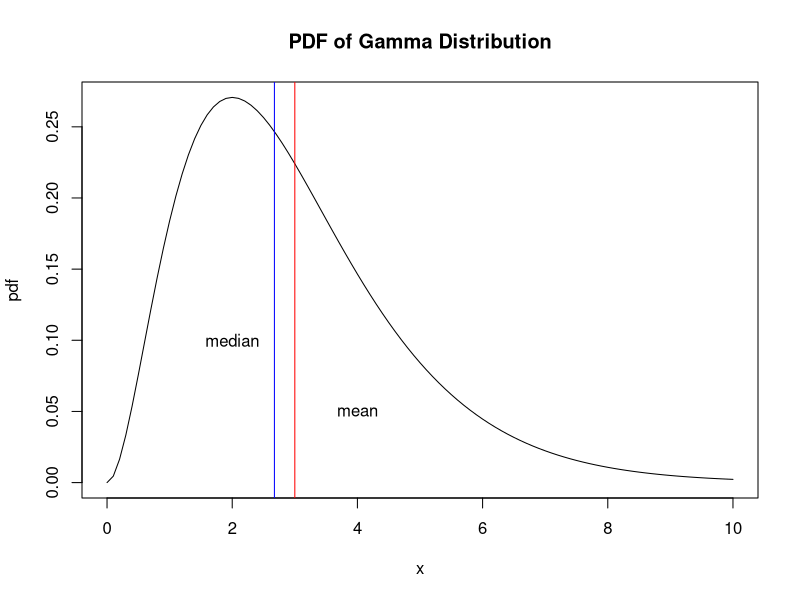
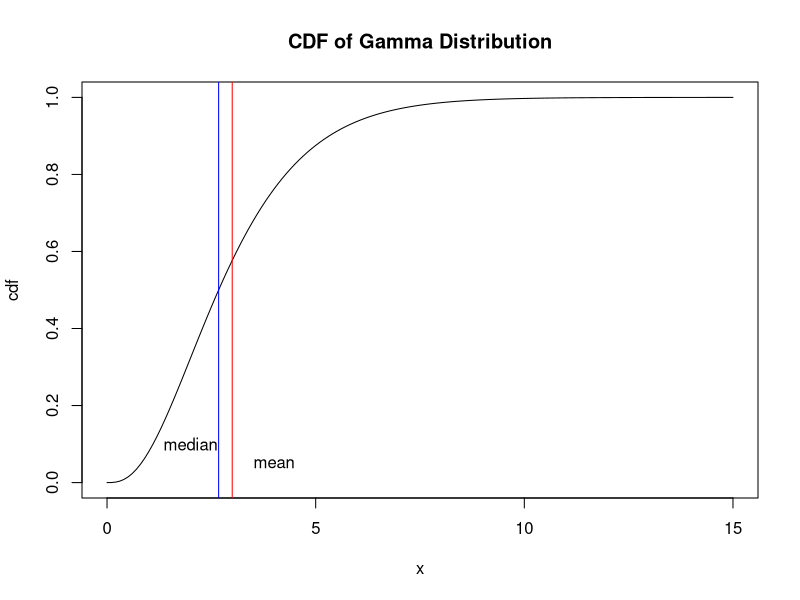
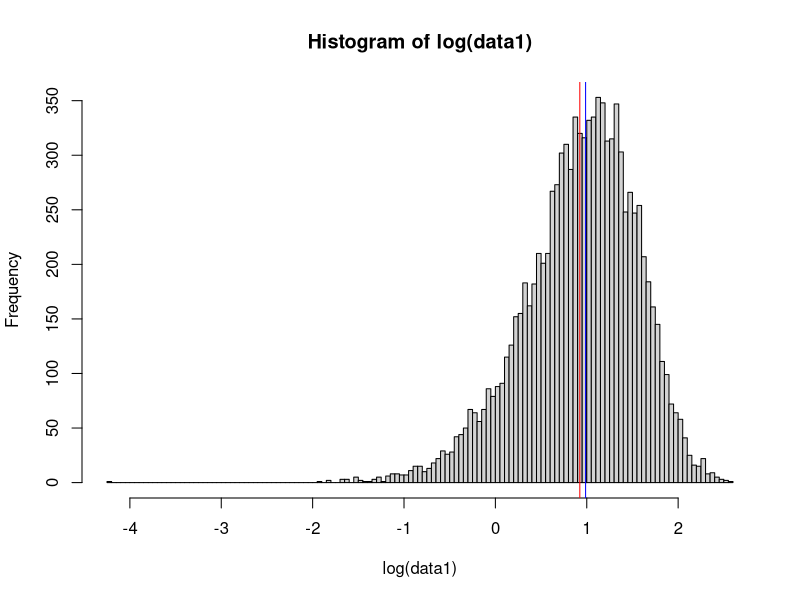
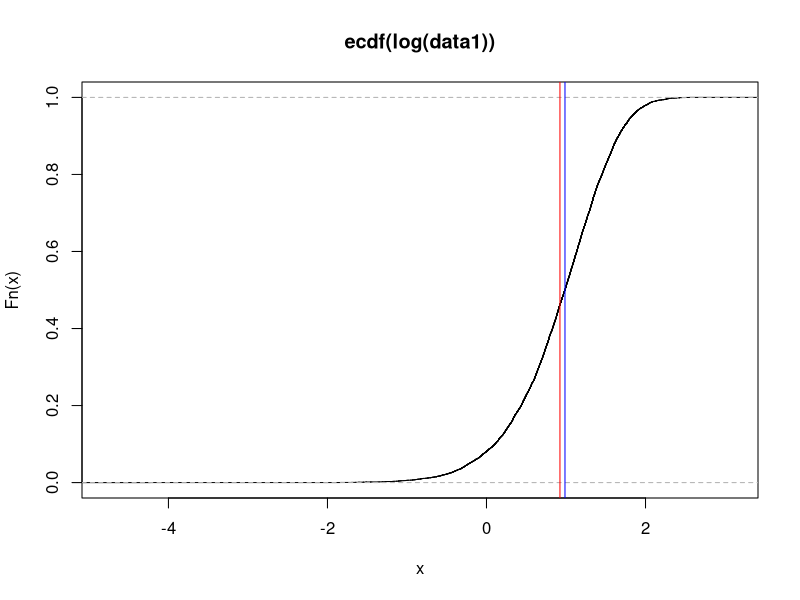
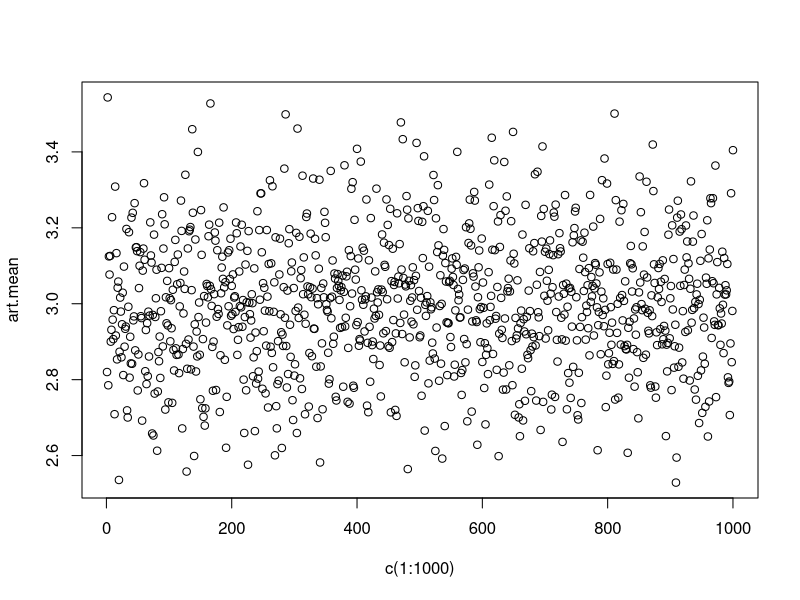
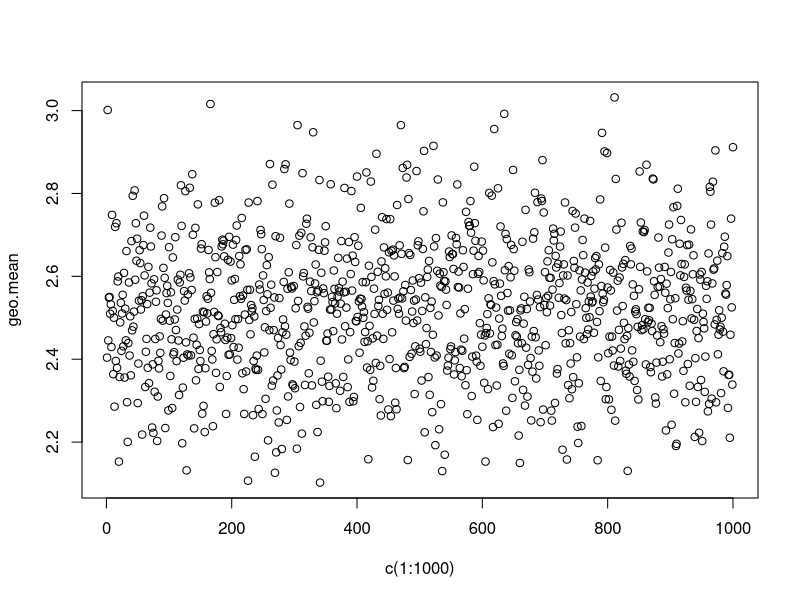
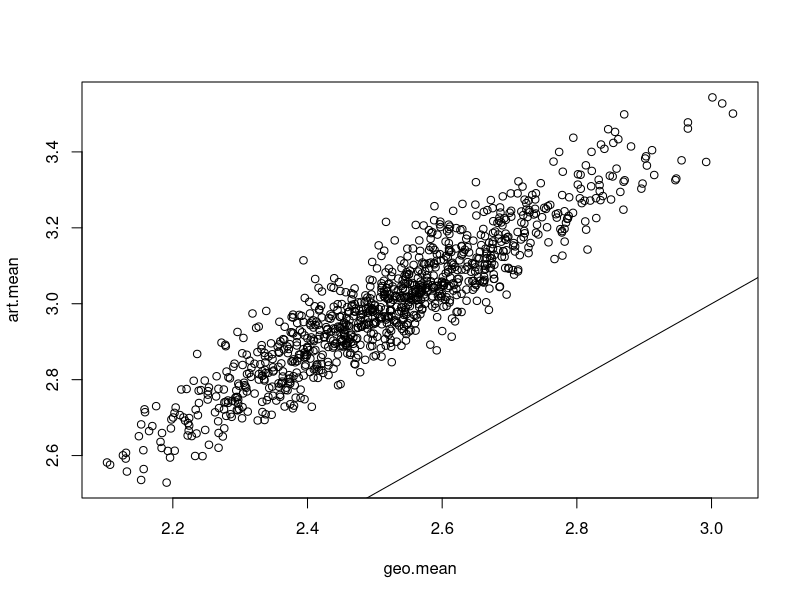
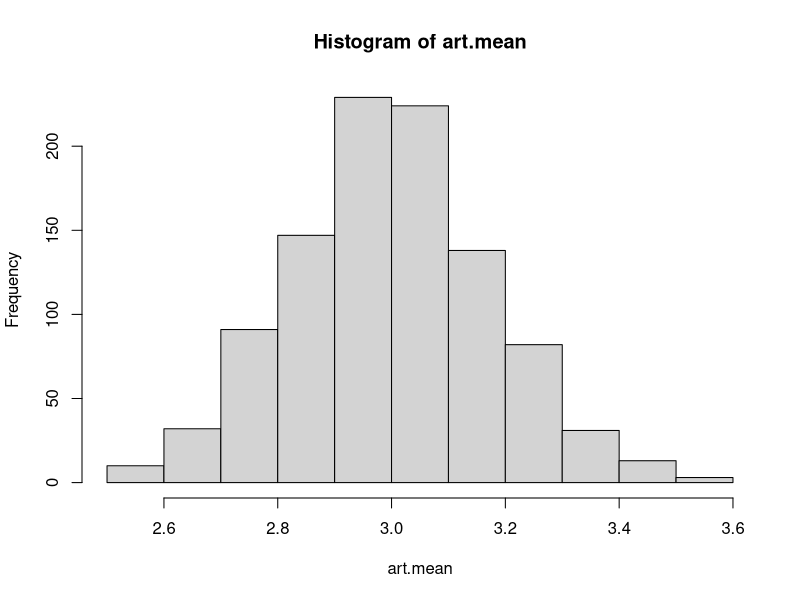

The R source for these figures, in order:
## ---- chunk 1
knitr::opts_chunk$set(echo=TRUE, warning=FALSE, message=FALSE)
## ---- chunk 2
shape=3
scale=1
x=seq(0,10,by=0.1)

pdf=dgamma(x,shape,scale)
mean.gam1=shape*scale
median.gam1=qgamma(0.5,shape,scale)

plot(x,pdf,type = "l",main="PDF of Gamma Distribution")
#Mark the mean
abline(v=mean.gam1,col="red")
text(4, .05, "mean")
#Mark the median
abline(v=median.gam1,col="blue")
text(2, .1, "median")
## ---- chunk 3
x=seq(0,15,by=0.1)

cdf=pgamma(x,shape,scale)
plot(x,cdf,type = "l",main="CDF of Gamma Distribution")
#Mark the mean
abline(v=mean.gam1,col="red")
text(4, .05, "mean")
#Mark the median
abline(v=median.gam1,col="blue")
text(2, .1, "median")
## ---- chunk 4
data1=rgamma(10000,shape,scale)

#hist(data1,breaks=100)

hist(log(data1),breaks=100)
abline(v=mean(log(data1)),col="red")
abline(v=median(log(data1)),col="blue")

## ---- chunk 5
plot(ecdf(log(data1)))
abline(v=mean(log(data1)),col="red")
abline(v=median(log(data1)),col="blue")
## ---- chunk 6
art.mean=NA
geo.mean=NA
for (i in 1:1000){
  data2=rgamma(100,shape,scale)
  art.mean[i]=mean(data2)
  geo.mean[i]=exp(mean(log(data2)))
}

plot(c(1:1000),art.mean)
plot(c(1:1000),geo.mean)
## ---- chunk 7
plot(geo.mean,art.mean)
abline(0,1)
## ---- chunk 8
hist(art.mean)
hist(geo.mean)
## ---- chunk 9
lnmean=-1
lnsd=1
x=seq(0,10,by=0.01)

pdf=dlnorm(x,lnmean,lnsd)
mean.gam2=exp(lnmean+lnsd^2/2)
median.gam2=qlnorm(0.5,lnmean,lnsd)

plot(x,pdf,type = "l",main="PDF of Log Normal Distribution")
#Mark the mean
abline(v=mean.gam2,col="red")

#Mark the median
abline(v=median.gam2,col="blue")

## ---- chunk 10
x=seq(0,15,by=0.1)

cdf=plnorm(x,lnmean,lnsd)
plot(x,cdf,type = "l",main="CDF of Log Normal Distribution")
#Mark the mean
abline(v=mean.gam2,col="red")

#Mark the median
abline(v=median.gam2,col="blue")
## ---- chunk 11
data3=rlnorm(10000,lnmean,lnsd)

#hist(data1,breaks=100)

hist(log(data3),breaks=100)
abline(v=mean(log(data3)),col="red")
abline(v=median(log(data3)),col="blue")

## ---- chunk 12
plot(ecdf(log(data3)))
abline(v=mean(log(data3)),col="red")
abline(v=median(log(data3)),col="blue")
## ---- chunk 13
art.mean=NA
geo.mean=NA
for (i in 1:1000){
  data4=rlnorm(100,lnmean,lnsd)
  art.mean[i]=mean(data4)
  geo.mean[i]=exp(mean(log(data4)))
}

plot(c(1:1000),art.mean)
plot(c(1:1000),geo.mean)
## ---- chunk 14
plot(geo.mean,art.mean)
abline(0,1)
## ---- chunk 15
hist(art.mean)
hist(geo.mean)
## ---- chunk 16
min=0
max=12
x=seq(-5,15,by=0.01)

pdf=dunif(x,min,max)
mean.gam3=(min+max)/2
median.gam3=qunif(0.5,min,max)

plot(x,pdf,type = "l",main="PDF of Uniform Distribution")
#Mark the mean
abline(v=mean.gam3,col="red")

#Mark the median
abline(v=median.gam3,col="blue")

## ---- chunk 17
x=seq(-5,15,by=0.1)

cdf=punif(x,min,max)
plot(x,cdf,type = "l",main="CDF of Uniform Distribution")
#Mark the mean
abline(v=mean.gam3,col="red")

#Mark the median
abline(v=median.gam3,col="blue")
## ---- chunk 18
data5=runif(10000,min,max)

#hist(data1,breaks=100)

hist(log(data5),breaks=100)
abline(v=mean(log(data5)),col="red")
abline(v=median(log(data5)),col="blue")

## ---- chunk 19
plot(ecdf(log(data5)))
abline(v=mean(log(data5)),col="red")
abline(v=median(log(data5)),col="blue")
## ---- chunk 20
art.mean=NA
geo.mean=NA
for (i in 1:1000){
  data6=runif(100,min,max)
  art.mean[i]=mean(data6)
  geo.mean[i]=exp(mean(log(data6)))
}

plot(c(1:1000),art.mean)
plot(c(1:1000),geo.mean)
## ---- chunk 21
plot(geo.mean,art.mean)
abline(0,1)
## ---- chunk 22
hist(art.mean)
hist(geo.mean)
